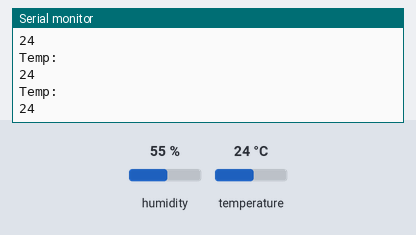
A sketch run on a simulated Arduino Uno, built with avr-gcc and run on an emulated ATmega328P. On the bench: the last lines printed to the serial monitor. The inputs (shaded band) are chosen by the test bench; at power-on: temperature 24 °C, humidity 55 %.

Above: at 18.9 s.
19.0 s: temperature set to 12 °C
At 20.1 s:
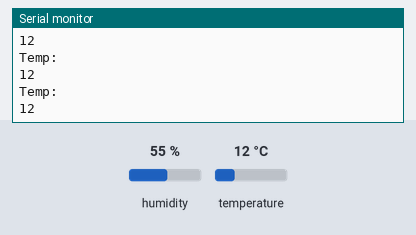
20.5 s: temperature set to 19 °C
At 21.1 s:
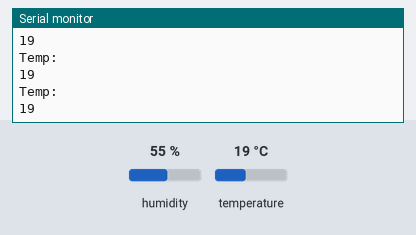
Timing chart, 0 to 23.5 s (numbered marks = the images above; inputs shaded):
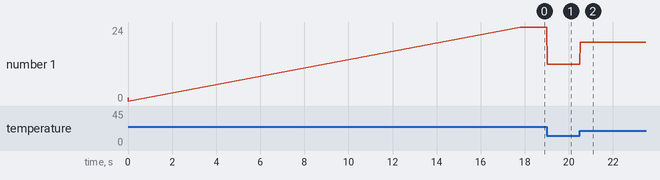

Measured:
- after the input at 19.0 s, the serial monitor: prints a new line at once (image 1)
- after the input at 20.5 s, the serial monitor: prints a new line at once (image 2)
- plotted number 1: 24 → 12 after the input at 19.0 s, 12 → 19 after the input at 20.5 s

The sketch:

DHT11_M8.ino
```cpp
#include <dht11.h>

dht11 dht11_1;

//
//   FILE:  dht11_test1.pde
// PURPOSE: DHT11 library test sketch for Arduino
//

//Celsius to Fahrenheit conversion
double Fahrenheit(double celsius)
{
	return 1.8 * celsius + 32;
}

// fast integer version with rounding
//int Celcius2Fahrenheit(int celcius)
//{
//  return (celsius * 18 + 5)/10 + 32;
//}


//Celsius to Kelvin conversion
double Kelvin(double celsius)
{
	return celsius + 273.15;
}

// dewPoint function NOAA
// reference (1) : http://wahiduddin.net/calc/density_algorithms.htm
// reference (2) : http://www.colorado.edu/geography/weather_station/Geog_site/about.htm
//
double dewPoint(double celsius, double humidity)
{
	// (1) Saturation Vapor Pressure = ESGG(T)
	double RATIO = 373.15 / (273.15 + celsius);
	double RHS = -7.90298 * (RATIO - 1);
	RHS += 5.02808 * log10(RATIO);
	RHS += -1.3816e-7 * (pow(10, (11.344 * (1 - 1/RATIO ))) - 1) ;
	RHS += 8.1328e-3 * (pow(10, (-3.49149 * (RATIO - 1))) - 1) ;
	RHS += log10(1013.246);

        // factor -3 is to adjust units - Vapor Pressure SVP * humidity
	double VP = pow(10, RHS - 3) * humidity;

        // (2) DEWPOINT = F(Vapor Pressure)
	double T = log(VP/0.61078);   // temp var
	return (241.88 * T) / (17.558 - T);
}

// delta max = 0.6544 wrt dewPoint()
// 6.9 x faster than dewPoint()
// reference: http://en.wikipedia.org/wiki/Dew_point
double dewPointFast(double celsius, double humidity)
{
	double a = 17.271;
	double b = 237.7;
	double temp = (a * celsius) / (b + celsius) + log(humidity*0.01);
	double Td = (b * temp) / (a - temp);
	return Td;
}


void setup()
{
  Serial.begin(115200);
  double f;
  double x;

  unsigned long b = millis();
  for (int i=0; i<1000; i++)
  {
    x = dewPoint(10,50);
  }
  unsigned long e = millis();
  Serial.println(x, 4);
  Serial.println(e-b);
  f = e-b;


  b = millis();
  for (int i=0; i<1000; i++)
  {
    x = dewPointFast(10,50);
  }
  e = millis();
  Serial.println(x, 4);
  Serial.println(e-b);
  f /= (e-b);


  Serial.print("Factor: ");
  Serial.println(f);

  double m = 0;
  for (int t = -30; t < 70; t++)
  {
    for (int h = 0; h < 100; h++)
    {
      double x = dewPoint(t, h);
      double y = dewPointFast(t, h);
      m = max(abs(x-y), m);
      if (m > 0.5)
      {
        Serial.print(t);
        Serial.print("\t");
        Serial.println(h);
      }
    }
    Serial.print(".");
  }
  Serial.println();
  Serial.print("max: ");
  Serial.println(m);
  Serial.println("done");


}

void loop()
{
  dht11_1.read(A0);
  Serial.println("Temp:");
  Serial.println(dht11_1.temperature);

}
```
